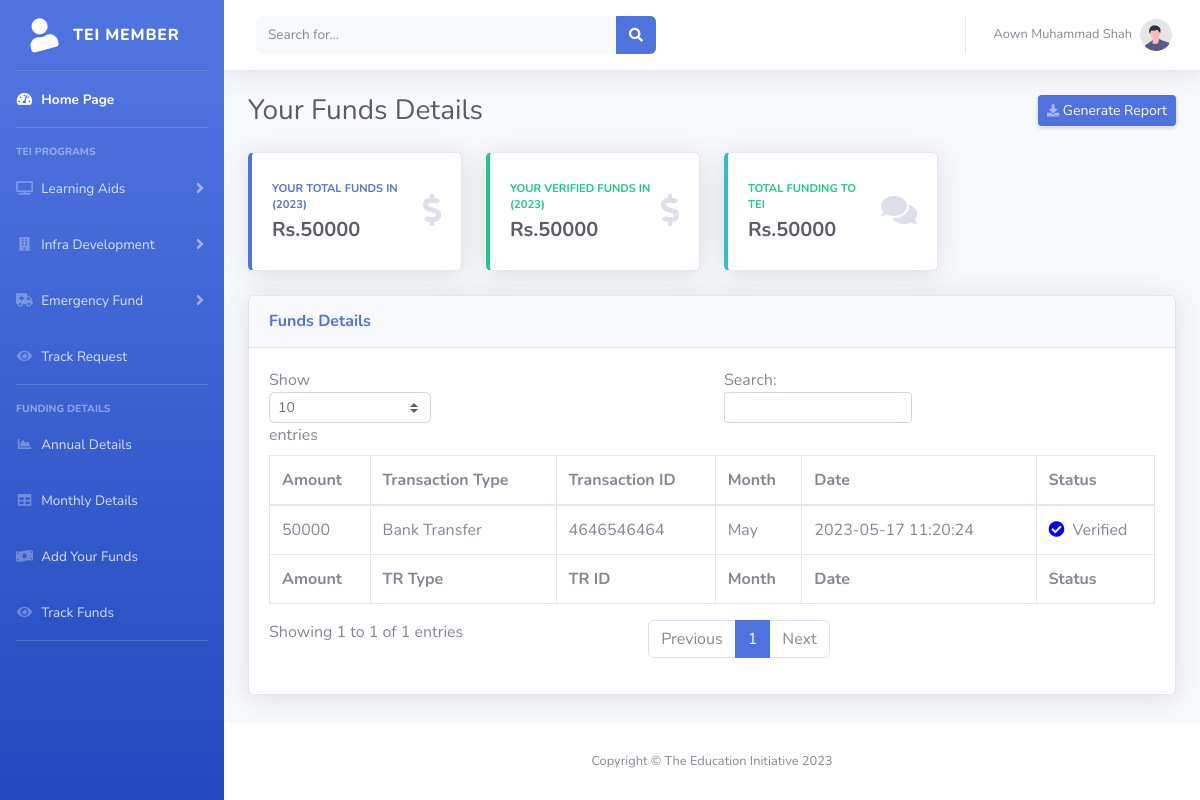
The page /track-funds.php (signed in) on the database its author committed.
### tables this page shows
CREATE TABLE `schools` (
  `id` int(11) NOT NULL,
  `name` varchar(100) NOT NULL,
  `fname` varchar(100) NOT NULL,
  `cnic` text NOT NULL,
  `contact` text NOT NULL,
  `email` varchar(100) NOT NULL,
  `qual` varchar(15) NOT NULL,
  `address` varchar(255) NOT NULL,
  `sname` varchar(100) NOT NULL,
  `dist` varchar(15) NOT NULL,
  `prog` varchar(7) NOT NULL,
  `strg` text NOT NULL,
  `buld` varchar(13) NOT NULL,
  `qatr` varchar(7) NOT NULL,
  `password` text NOT NULL,
  `status` varchar(9) NOT NULL
);

CREATE TABLE `funds` (
  `id` int(11) NOT NULL,
  `scid` int(11) NOT NULL,
  `amount` int(11) NOT NULL,
  `ttype` varchar(13) NOT NULL,
  `tid` varchar(12) NOT NULL,
  `month` varchar(3) NOT NULL,
  `year` int(4) NOT NULL,
  `date` datetime NOT NULL DEFAULT current_timestamp(),
  `status` varchar(20) NOT NULL
);

### track-funds.php (the view, shortened to what this page needs)
<?php
include"header.php";
include("php/checklogin.php");
 ?>
                <div class="container-fluid">
                    <div class="d-sm-flex align-items-center justify-content-between mb-4">
                        <h1 class="h3 mb-0 text-gray-800">Your Funds Details</h1>
                        <a href="#" class="d-none d-sm-inline-block btn btn-sm btn-primary shadow-sm"><i
                                class="fas fa-download fa-sm text-white-50"></i> Generate Report</a>
                    </div>
                    <div class="row">
                        <div class="col-xl-3 col-md-6 mb-4">
                            <div class="card border-left-primary shadow h-100 py-2">
                                <div class="card-body">
                                    <div class="row no-gutters align-items-center">
                                        <div class="col mr-2">
                                            <div class="text-xs font-weight-bold text-primary text-uppercase mb-1">
                                                Your Total Funds in (<?php
echo "$year";
?>)</div>
                                            <div class="h5 mb-0 font-weight-bold text-gray-800"><?php $sql = "SELECT SUM( amount) FROM funds where scid=$user_id and year='$year'";
        $amountsum = mysqli_query($conn, $sql) or die(mysqli_error($sql));
        $row_amountsum = mysqli_fetch_assoc($amountsum);
        echo 'Rs.' .$row_amountsum['SUM( amount)'];?></div>
                                        </div>
                                        <div class="col-auto">
                                            <i class="fas fa-dollar-sign fa-2x text-gray-300"></i>
                                        </div>
                                    </div>
                                </div>
                            </div>
                        </div>
                        <div class="col-xl-3 col-md-6 mb-4">
                            <div class="card border-left-success shadow h-100 py-2">
                                <div class="card-body">
                                    <div class="row no-gutters align-items-center">
                                        <div class="col mr-2">
                                            <div class="text-xs font-weight-bold text-success text-uppercase mb-1">
                                                Your Verified Funds in (<?php
echo "$year";
?>)</div>
                                            <div class="h5 mb-0 font-weight-bold text-gray-800"><?php $sql = "SELECT SUM( amount) FROM funds where scid=$user_id and year='$year' and status='Verified'";
        $amountsum = mysqli_query($conn, $sql) or die(mysqli_error($sql));
        $row_amountsum = mysqli_fetch_assoc($amountsum);
        echo 'Rs.' .$row_amountsum['SUM( amount)'];?></div>
                                        </div>
                                        <div class="col-auto">
                                            <i class="fas fa-dollar-sign fa-2x text-gray-300"></i>
                                        </div>
                                    </div>
                                </div>
                            </div>
                        </div>
                        <div class="col-xl-3 col-md-6 mb-4">
                            <div class="card border-left-info shadow h-100 py-2">
                                <div class="card-body">
                                    <div class="row no-gutters align-items-center">
                                        <div class="col mr-2">
                                            <div class="text-xs font-weight-bold text-success text-uppercase mb-1">
                                                Total Funding to TEI</div>
                                            <div class="h5 mb-0 font-weight-bold text-gray-800"><?php $sql = "SELECT SUM( amount) FROM funds where scid=$user_id and status='Verified'";
        $amountsum = mysqli_query($conn, $sql) or die(mysqli_error($sql));
        $row_amountsum = mysqli_fetch_assoc($amountsum);
        echo 'Rs.' .$row_amountsum['SUM( amount)'];?></div>
                                        </div>
                                        <div class="col-auto">
                                            <i class="fas fa-comments fa-2x text-gray-300"></i>
                                        </div>
                                    </div>
                                </div>
                            </div>
                        </div>
                    </div>
                    <div class="card shadow mb-4">
                        <div class="card-header py-3">
                            <h6 class="m-0 font-weight-bold text-primary">Funds Details</h6>
                        </div>
                        <div class="card-body">
                            <div class="table-responsive">
                                <table class="table table-bordered" id="dataTable" width="100%" cellspacing="0">
                                    <thead>
                                        <tr>
                                            <th>Amount</th>
                                            <th>Transaction Type</th>
                                            <th>Transaction ID</th>
                                            <th>Month</th>
                                            <th>Date</th>
                                            <th>Status</th>
                                        </tr>
                                    </thead>
                                    <tfoot>
                                        <tr>
                                            <th>Amount</th>
                                            <th>TR Type</th>
                                            <th>TR ID</th>
                                            <th>Month</th>
                                            <th>Date</th>
                                            <th>Status</th>
                                        </tr>
                                    </tfoot>
                                    <tbody>
                                    <?php
                                   $sql = "SELECT * FROM funds where scid=$user_id";
$result = mysqli_query($conn, $sql);
if (mysqli_num_rows($result) > 0) {
    while($row = mysqli_fetch_assoc($result)) {
        echo "<tr>";
        echo "<td>".$row["amount"]."</td>";
        echo "<td>".$row["ttype"]."</td>";
        echo "<td>".$row["tid"]."</td>";
        echo "<td>".$row["month"]."</td>";
    	echo "<td>".$row["date"]."</td>";
        if ($row["status"] == "Verified") {
            echo '<td><i class="fas fa-check-circle mr-2" style="color: blue;"></i>'.$row["status"].'</td>';
        } else {
            echo '<td><i class="fas fa-times-circle mr-2" style="color: red;"></i>'.$row["status"].'</td>';
        }
        echo "</tr>";
    }
    echo "</table>";
}
?>
                            </div>
                        </div>
                    </div>
                </div>
            </div>
<?php include"footer.php"; ?>

### header.php (shortened to what this page needs)
<?php
include("php/checklogin.php");
$year=date("Y");
$user_id = $_SESSION['rainbow_uid'];
$sql = "SELECT * FROM schools where id=$user_id";
$result = mysqli_query($conn, $sql);
while ($row = mysqli_fetch_assoc($result)) {
$name = $row["name"];
}
?>
<!DOCTYPE html>
<html lang="en">
<head>
    <link href="vendor/fontawesome-free/css/all.min.css" rel="stylesheet" type="text/css">
    <link href="css/sb-admin-2.min.css" rel="stylesheet">
</head>
<body id="page-top">
    <div id="wrapper">
        <ul class="navbar-nav bg-gradient-primary sidebar sidebar-dark accordion" id="accordionSidebar">
            <a class="sidebar-brand d-flex align-items-center justify-content-center" href="index.html">
                <div class="sidebar-brand-icon rotate-n-15">
                    <i class="fas fa-user"></i>
                </div>
                <div class="sidebar-brand-text mx-3">TEI Member</div>
            </a>
            <hr class="sidebar-divider my-0">
            <li class="nav-item active">
                <a class="nav-link" href="index.php">
                    <i class="fas fa-fw fa-tachometer-alt"></i>
                    <span>Home Page</span></a>
            </li>
            <hr class="sidebar-divider">
            <div class="sidebar-heading">
                TEI Programs
            </div>
            <li class="nav-item">
                <a class="nav-link collapsed" href="#" data-toggle="collapse" data-target="#collapseOne"
                    aria-expanded="true" aria-controls="collapseTwo">
                    <i class="fas fa-fw fa-tv"></i>
                    <span>Learning Aids</span>
                </a>
            </li>
    <li class="nav-item">
                <a class="nav-link collapsed" href="#" data-toggle="collapse" data-target="#collapseTwo"
                    aria-expanded="true" aria-controls="collapseTwo">
                    <i class="fas fa-fw fa-building"></i>
                    <span>Infra Development</span>
                </a>
            </li>
                <li class="nav-item">
                <a class="nav-link collapsed" href="#" data-toggle="collapse" data-target="#collapseThree"
                    aria-expanded="true" aria-controls="collapseTwo">
                    <i class="fas fa-fw fa-ambulance"></i>
                    <span>Emergency Fund</span>
                </a>
              <li class="nav-item">
                <a class="nav-link" href="tracking.php">
                    <i class="fas fa-fw fa-eye"></i>
                    <span>Track Request</span></a>
            </li>
            </li>
            <hr class="sidebar-divider">
            <div class="sidebar-heading">
                Funding Details
            </div>
            <li class="nav-item">
                <a class="nav-link" href="annual-fund.php">
                    <i class="fas fa-fw fa-chart-area"></i>
                    <span>Annual Details</span></a>
            </li>
            <li class="nav-item">
                <a class="nav-link" href="monthly-fund.php">
                    <i class="fas fa-fw fa-table"></i>
                    <span>Monthly Details</span></a>
            </li>
          <li class="nav-item">
                <a class="nav-link" href="add-funds.php">
                    <i class="fas fa-fw fa-money-bill-wave"></i>
                    <span>Add Your Funds</span></a>
            </li>
            <li class="nav-item">
                <a class="nav-link" href="track-funds.php">
                    <i class="fas fa-fw fa-eye"></i>
                    <span>Track Funds</span></a>
            </li>
                        <hr class="sidebar-divider">
        </ul>
        <div id="content-wrapper" class="d-flex flex-column">
            <div id="content">
                <nav class="navbar navbar-expand navbar-light bg-white topbar mb-4 static-top shadow">
                    <form
                        class="d-none d-sm-inline-block form-inline mr-auto ml-md-3 my-2 my-md-0 mw-100 navbar-search">
                        <div class="input-group">
                            <input type="text" class="form-control bg-light border-0 small" placeholder="Search for..."
                                aria-label="Search" aria-describedby="basic-addon2">
                            <div class="input-group-append">
                                <button class="btn btn-primary" type="button">
                                    <i class="fas fa-search fa-sm"></i>
                                </button>
                            </div>
                        </div>
                    </form>
                    <ul class="navbar-nav ml-auto">
                        <li class="nav-item dropdown no-arrow">
                            <a class="nav-link dropdown-toggle" href="#" id="userDropdown" role="button"
                                data-toggle="dropdown" aria-haspopup="true" aria-expanded="false">
                                <span class="mr-2 d-none d-lg-inline text-gray-600 small"><?php echo $name;?></span>
                                <img class="img-profile rounded-circle"
                                    src="img/undraw_profile.svg">
                            </a>
                        </li>
                    </ul>
                </nav>

### rows shown on the page
schools: name "Aown Muhammad Shah"
funds: amount "50000", ttype "Bank Transfer", tid "4646546464", month "May", date "2023-05-17 11:20:24", status "Verified"

### other values the page prints
$year "2023"
$row_amountsum['SUM( amount)'] "50000"
